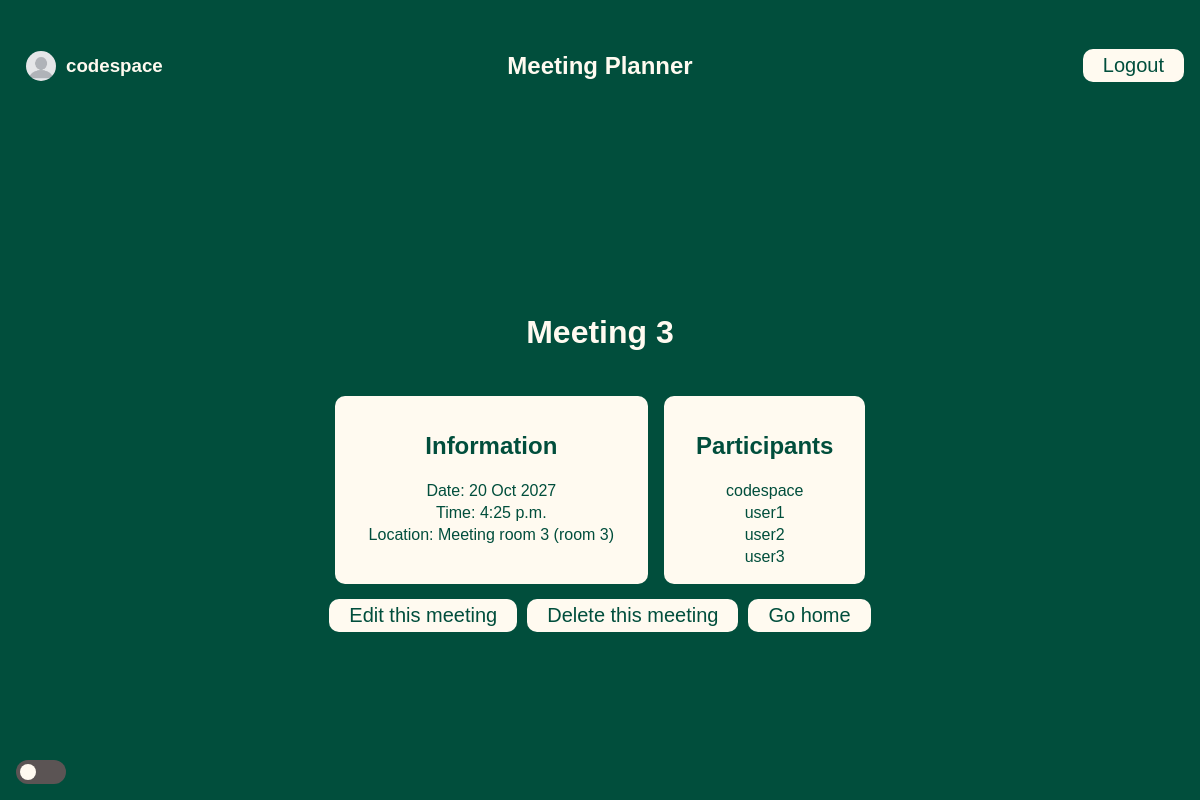
/meetings/7 (signed in), run on the app's committed database.
### meetings/models.py (models this page shows, shortened)
class Meeting(models.Model):
    title = models.CharField(max_length=200)
    date = models.DateField()
    start_time = models.TimeField(default=time(9))
    duration = models.IntegerField(default=1)
    room = models.ForeignKey(Room, on_delete=models.CASCADE)
    participants = models.ManyToManyField(
        get_user_model()
    )  # incase db changes we call m2m insted

class Room(models.Model):
    name = models.CharField(max_length=50)
    floor = models.IntegerField()
    room_number = models.IntegerField()
    def __str__(self):
        return f"{self.name} (room  {self.room_number})"

### meetings/views.py (the view)
# urls.py: path("<int:id>", views.detail, name="detail"),
@login_required
def detail(request, id):
    meeting = get_object_or_404(
        Meeting, pk=id
    )  # returns 404 if not found for or given class with id
    return render(request, "meetings/detail.html", {"meeting": meeting})

### templates/meetings/detail.html (shortened to what this page needs)
{% extends "base.html" %}
{% block content%}
<h1>{{meeting.title}}</h1>
<div class="block">
    <div class="item meeting-info">
        <h2>Information</h2>
        <p>Date: {{meeting.date}}</p>
        <p>Time: {{meeting.start_time}} </p>
        <p>Location: {{meeting.room}}</p>
    </div>
    <div class="item meeting-participants">
        <h2>Participants</h2>
        {% for participant in meeting.participants.all%}
            <p>{{ participant.username }}</p>
        {%endfor%}
    </div>
</div>
<div>
    <p class="actions">
        <a href="{%url 'edit' meeting.id%}">Edit this meeting</a><br>
        <a href="{%url 'delete' meeting.id%}">Delete this meeting</a><br>
        <a href="{% url 'welcome' %}">Go home</a>
    </p>
</div>
{%endblock%}

### templates/base.html (shortened to what this page needs)
{% load static %}
<!DOCTYPE html>
<html lang="en">
<head>
    <link rel="stylesheet" href="{% static 'website/style.css' %}">
</head>
<body>
    {% if user.is_authenticated %}
    <nav class="header">
        <div class="name">
            <img src="{% static 'website/profile.jpg' %}" id="profile" alt="Profile icon">
            <h3>{{user.get_username}}</h3>
        </div>
        <h1> Meeting Planner</h1>
        <form method="post" action="{%url 'logout'%}">
            <button type="submit">Logout</button>
        </form>
    </nav>
    {%endif%}
    <div class="content">
        {% block content %}
        {% endblock%}
    </div>
    <div id="mode">
        <label class="switch" for="darklight">
            <span class="slider round"></span>
        </label>
    </div>
</body>
</html>

### website/static/website/style.css (style rules this page uses)
:root { --main: #014e3c; --button: #cfe0d0; --light: #fffaf0; --dark: #206c5e; }
body { font-family: 'Franklin Gothic Medium', 'Arial Narrow', Arial, sans-serif; color: var(--light); background-color: var(--main); margin: 0; display: flex; flex-direction: column; min-height: 100dvh; }
button { background-color: var(--light); border: none; color: var(--main); border-radius: 10px; padding: 5px 20px; font-size: 20px; }
h1 { padding: 1rem; }
a { text-decoration: none; font-weight: bold; color: var(--main); }
p { margin: 0; padding: 2px; }
.actions { display: flex; flex-direction: row; }
.actions a { margin: 5px; background-color: var(--light); color: var(--main); border-radius: 10px; padding: 5px 20px; font-size: 20px; font-weight: normal; }
.content { display: flex; flex-direction: column; align-items: center; justify-content: center; flex: 1; }
.block { display: flex; flex-direction: row; color: var(--main); gap: 1rem; padding: 0.5rem; }
.item { padding: 1rem 2rem; background-color: var(--light); color: var(--main); border-radius: 10px; display: flex; flex-direction: column; align-items: center; }
#mode { padding: 1rem; bottom: 0; align-items: center; position: fixed; }
.switch { position: relative; display: inline-block; width: 50px; height: 24px; }
.slider { position: absolute; cursor: pointer; top: 0; left: 0; right: 0; bottom: 0; background-color: rgb(91, 84, 84); -webkit-transition: .4s; transition: .4s; }
.slider:before { position: absolute; content: ""; height: 16px; width: 16px; left: 4px; bottom: 4px; background-color: var(--light); -webkit-transition: .4s; transition: .4s; }
.slider.round { border-radius: 34px; }
.slider.round:before { border-radius: 50%; }
.header { display: grid; grid-template-columns: 1fr 1fr 1fr; padding: 1rem 1rem 0 1rem; align-items: center; }
.header> :first-child { justify-self: start; }
.header> :nth-child(2) { justify-self: center; }
.header> :last-child { justify-self: end; }
.name { display: flex; flex-direction: row; align-items: center; }
#profile { height: 30px; width: 30px; padding: 10px; border-radius: 100%; }

### data on the page
Meeting: title "Meeting 3", date "20 Oct 2027", start_time "4:25 p.m.", room "Meeting room 3 (room 3)"

### other printed values
{{ user.get_username }} "codespace"
{{ participant.username }} "codespace"
{{ participant.username }} "user1"
{{ participant.username }} "user2"
{{ participant.username }} "user3"
